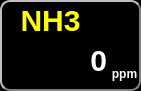
        <widget class="QWidget" name="rad_widget_11" native="true">
         <property name="geometry">
          <rect>
           <x>293</x>
           <y>90</y>
           <width>141</width>
           <height>91</height>
          </rect>
         </property>
         <property name="styleSheet">
          <string notr="true">QWidget
{
	border-color: gray;
	border-style: outset;
    border-width: 2px;
    border-radius: 10px;
    background-color: black;
    font: bold30px;
    padding: 6px;
}</string>
         </property>
         <widget class="QLabel" name="label_27">
          <property name="geometry">
           <rect>
            <x>10</x>
            <y>0</y>
            <width>81</width>
            <height>41</height>
           </rect>
          </property>
          <property name="font">
           <font>
            <pointsize>-1</pointsize>
            <italic>false</italic>
            <bold>true</bold>
           </font>
          </property>
          <property name="styleSheet">
           <string notr="true">QLabel
{
	border-style: none;
    border-width: 2px;
    border-radius: 10px;
    background-color: none;
    font: bold 30px;
    padding: 6px;
	color: yellow;
}</string>
          </property>
          <property name="text">
           <string>NH3</string>
          </property>
          <property name="alignment">
           <set>Qt::AlignmentFlag::AlignCenter</set>
          </property>
         </widget>
         <widget class="QLabel" name="NH3_label">
          <property name="geometry">
           <rect>
            <x>10</x>
            <y>40</y>
            <width>111</width>
            <height>40</height>
           </rect>
          </property>
          <property name="font">
           <font>
            <pointsize>-1</pointsize>
            <italic>false</italic>
            <bold>true</bold>
           </font>
          </property>
          <property name="styleSheet">
           <string notr="true">QLabel
{
	border-style: none;
    border-width: 2px;
    border-radius: 10px;
    background-color: none;
    font: bold 30px;
    padding: 6px;
	color: white;
}</string>
          </property>
          <property name="text">
           <string>0</string>
          </property>
          <property name="alignment">
           <set>Qt::AlignmentFlag::AlignRight|Qt::AlignmentFlag::AlignTrailing|Qt::AlignmentFlag::AlignVCenter</set>
          </property>
         </widget>
         <widget class="QLabel" name="label_28">
          <property name="geometry">
           <rect>
            <x>104</x>
            <y>58</y>
            <width>41</width>
            <height>31</height>
           </rect>
          </property>
          <property name="font">
           <font>
            <pointsize>-1</pointsize>
            <italic>false</italic>
            <bold>true</bold>
           </font>
          </property>
          <property name="styleSheet">
           <string notr="true">QLabel
{
	border-style: none;
    border-width: 2px;
    border-radius: 10px;
    background-color: none;
    font: bold 12px;
    padding: 6px;
	color: white;
}</string>
          </property>
          <property name="text">
           <string>ppm</string>
          </property>
          <property name="alignment">
           <set>Qt::AlignmentFlag::AlignCenter</set>
          </property>
         </widget>
        </widget>
